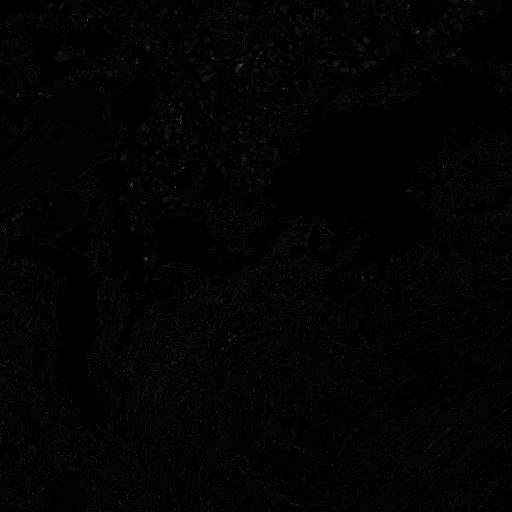
#> input picture outputs/mean_shift/9_2611.bmp, 512 x 512 px; its folder holds only this picture in this run
$ jupyter execute --allow-errors eval_IoU.ipynb   (shell and % lines are left out)
#> lines starting #> are read from the running program, lines starting #| are printed output that depends on the picture; after the words box and inside, x2 and y2 are one past the last pixel; in counts of white or black regions, pixels touching at a corner belong together
[cell 1]
import os
import numpy as np
import skimage.io as io
import matplotlib.pyplot as plt
import pickle

[cell 2]
def list_files(dirn):
#> further down, pred is the input picture: shape (512, 512); min 0, max 84, mean 2.8
    return [os.path.join(dirn, f) for f in sorted(os.listdir(dirn))]

# [26 lines left out: function split_label, not called in this run]

def split_pred(pred):
    u_label = np.unique(pred)
#> u_label = 85 values from 0 to 84
    res = []
    for u in u_label:
        tmp = np.array(pred == u).astype(np.uint8)
        res.append(tmp)
#> this loop made 85 passes
#> pass 1, in split_pred, `tmp = np.array(pred == u).astype(np.uint8)`:
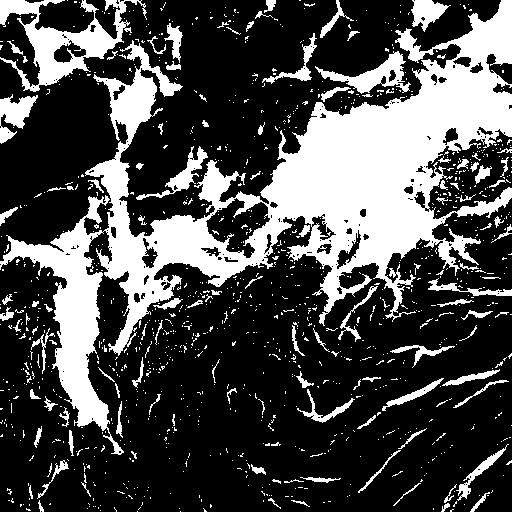
#> tmp: shape (512, 512); values 0 (black) and 1 (white), 29.2% white; 1144 white regions (1026 under 20 px), largest, box (x1, y1, x2, y2) and area: (0, 0, 512, 455) 55983, (0, 0, 147, 92) 4470, (315, 51, 411, 94) 1348
#> pass 2, in split_pred, `tmp = np.array(pred == u).astype(np.uint8)`:
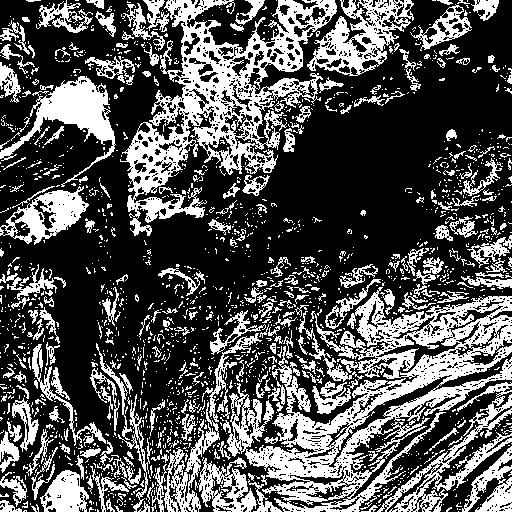
#> tmp: shape (512, 512); values 0 (black) and 1 (white), 32.9% white; 1791 white regions (1516 under 20 px), largest, box (x1, y1, x2, y2) and area: (223, 287, 512, 512) 20210, (120, 0, 337, 236) 15180, (0, 76, 116, 187) 3493
#> pass 3, in split_pred, `tmp = np.array(pred == u).astype(np.uint8)`:
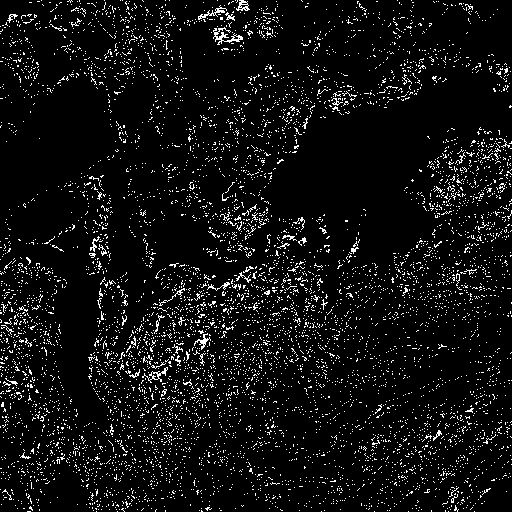
#> tmp: shape (512, 512); values 0 (black) and 1 (white), 6.6% white in thin lines or dots
#> after the loop, res = 85 items
    return np.stack(res, axis=2)

# [36 lines left out: function max_mIoU, not called in this run]

#> (a cell that did not finish here is left out)

#> (a cell that did not finish here is left out)

[cell 5]
dir_list = ["outputs/mean_shift/",
            "outputs/k-means/k5/",
            "outputs/k-means/k10/",
            "outputs/min_cut/",
            "outputs/superpixel/",
            "outputs/test/"]

[cell 6]
all_res = {}
#> (the rest of this cell did not finish here and is left out)

[cell 7]
print("overall performance \t\t\t average IoU per class \t\t\t\t method")
for n, mat in all_res.items():
    m = np.array(mat)
    print(np.mean(m),'\t', np.mean(m, axis=0), '\t',n)

$ run again, on outputs/mean_shift/9_2712.bmp
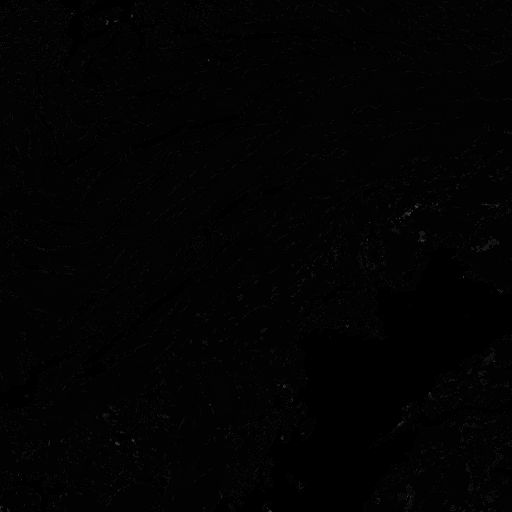
#> input picture outputs/mean_shift/9_2712.bmp, 512 x 512 px
#> pred is the input picture: shape (512, 512); min 0, max 64, mean 2.4
#> u_label = 65 values from 0 to 64
#> the loop in split_pred, `for u in u_label:` made 65 passes
#> pass 1, in split_pred, `tmp = np.array(pred == u).astype(np.uint8)`:
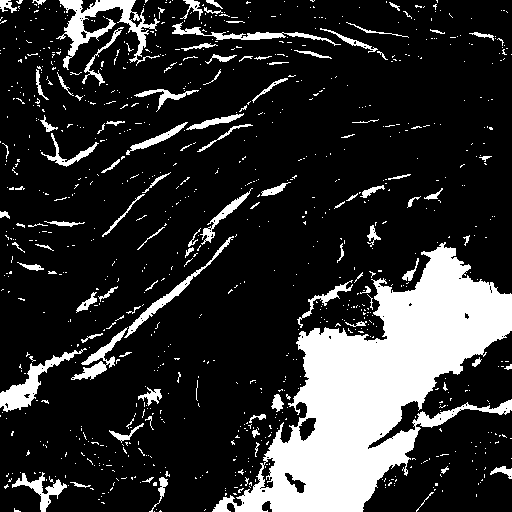
#> tmp: shape (512, 512); values 0 (black) and 1 (white), 18.7% white; 919 white regions (819 under 20 px), largest, box (x1, y1, x2, y2) and area: (212, 242, 512, 512) 32304, (56, 0, 160, 70) 2116, (0, 348, 87, 412) 1237
#> pass 3, in split_pred, `tmp = np.array(pred == u).astype(np.uint8)`:
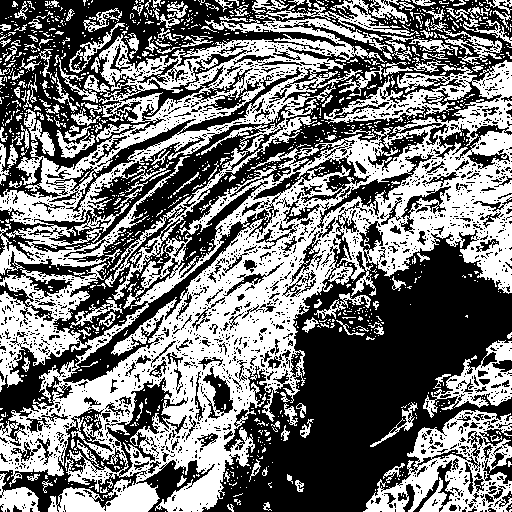
#> tmp: shape (512, 512); values 0 (black) and 1 (white), 46.5% white; 1222 white regions (1053 under 20 px), largest, box (x1, y1, x2, y2) and area: (0, 60, 512, 512) 68232, (0, 15, 393, 300) 25091, (363, 410, 512, 512) 6722
#> after the loop in split_pred, `for u in u_label:`: res = 65 items

$ run again, on outputs/mean_shift/9_2965.bmp
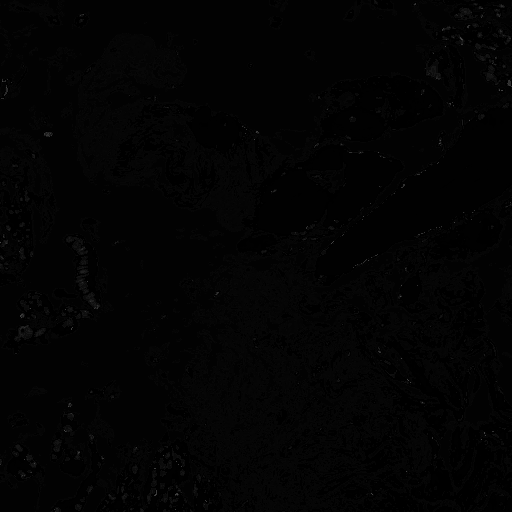
#> input picture outputs/mean_shift/9_2965.bmp, 512 x 512 px
#> pred is the input picture: shape (512, 512); min 0, max 78, mean 2.8
#> u_label = 79 values from 0 to 78
#> the loop in split_pred, `for u in u_label:` made 79 passes
#> pass 1, in split_pred, `tmp = np.array(pred == u).astype(np.uint8)`:
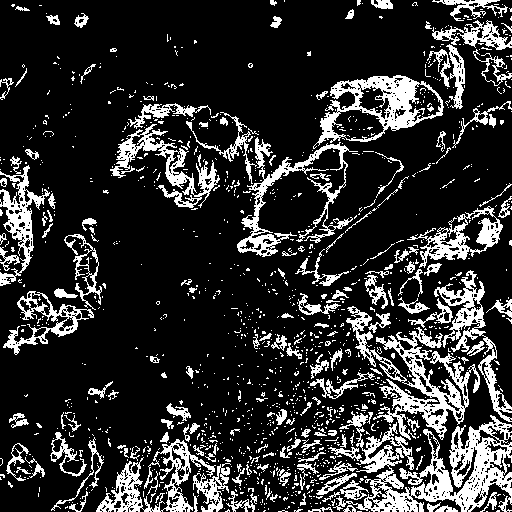
#> tmp: shape (512, 512); values 0 (black) and 1 (white), 18.8% white; 1282 white regions (1101 under 20 px), largest, box (x1, y1, x2, y2) and area: (333, 415, 512, 512) 6773, (346, 306, 480, 440) 4461, (313, 75, 444, 149) 3110
#> pass 3, in split_pred, `tmp = np.array(pred == u).astype(np.uint8)`:
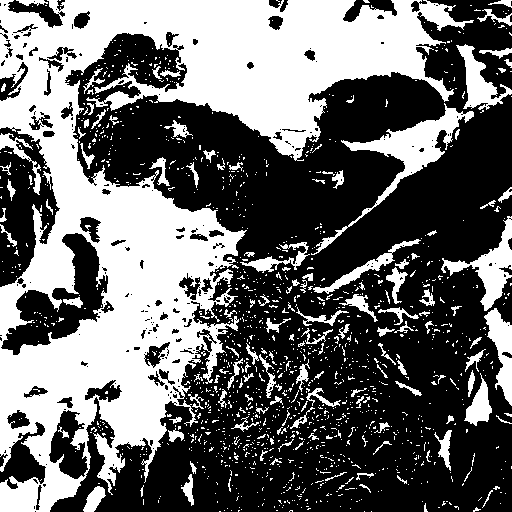
#> tmp: shape (512, 512); values 0 (black) and 1 (white), 41.1% white; 1387 white regions (1251 under 20 px), largest, box (x1, y1, x2, y2) and area: (0, 0, 474, 512) 84068, (311, 103, 474, 255) 3518, (441, 216, 512, 311) 1920
#> after the loop in split_pred, `for u in u_label:`: res = 79 items
